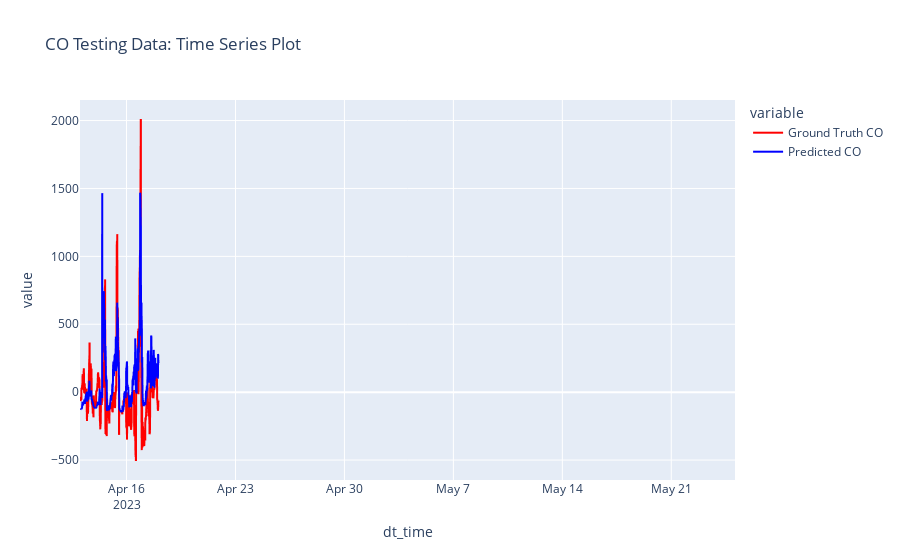

The code cell stored with this chart in its notebook:
### Code cell
#Time Series Plot for testing data for NO2
y_pred_testCO = pd.DataFrame(y_pred_testCO, columns = ['Predicted CO'])
dt_time1 = testing_setCO['dt_time']
df_timeseriesCOtesting = pd.concat([y_pred_testCO, dt_time.reset_index(), y_testCO.reset_index()], axis=1)
df_timeseriesCOtesting
px.line(df_timeseriesCOtesting, x='dt_time', y = ['Ground Truth CO', 'Predicted CO'], 
        labels = {'x': 'Date', 'y': 'CO'}, title = 'CO Testing Data: Time Series Plot', color_discrete_sequence = ['red', 'blue'])

### Figure 1 — Plotly figure (JSON) as saved in the notebook; plotly's stock layout.template omitted (floating-point values rounded to 4 significant figures; data arrays with more than 128 entries replaced by an {"elided": "..."} marker saying what was removed)
{"data": [{"hovertemplate": "variable=Ground Truth CO<br>dt_time=%{x}<br>value=%{y}<extra></extra>", "legendgroup": "Ground Truth CO", "line": {"color": "red", "dash": "solid"}, "marker": {"symbol": "circle"}, "mode": "lines", "name": "Ground Truth CO", "showlegend": true, "type": "scattergl", "x": {"elided": "1653 str values"}, "xaxis": "x", "y": {"elided": "1653 float values"}, "yaxis": "y"}, {"hovertemplate": "variable=Predicted CO<br>dt_time=%{x}<br>value=%{y}<extra></extra>", "legendgroup": "Predicted CO", "line": {"color": "blue", "dash": "solid"}, "marker": {"symbol": "circle"}, "mode": "lines", "name": "Predicted CO", "showlegend": true, "type": "scattergl", "x": {"elided": "1653 str values"}, "xaxis": "x", "y": {"elided": "1653 float values"}, "yaxis": "y"}], "layout": {"legend": {"title": {"text": "variable"}, "tracegroupgap": 0}, "title": {"text": "CO Testing Data: Time Series Plot"}, "xaxis": {"anchor": "y", "domain": [0, 1], "title": {"text": "dt_time"}}, "yaxis": {"anchor": "x", "domain": [0, 1], "title": {"text": "value"}}}}
